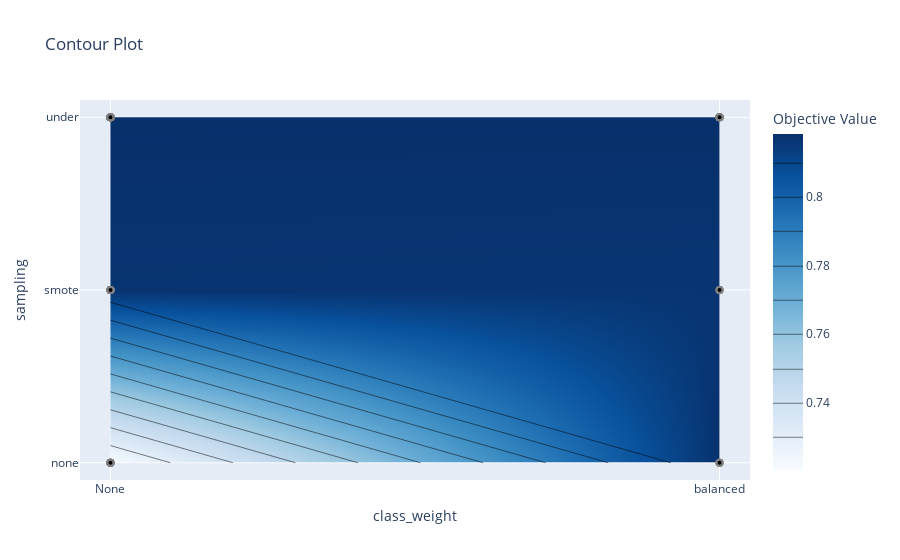

Source (notebook cell):
### Code cell
optuna.visualization.plot_contour(study, params=["class_weight", "sampling"])

### Figure 1 — Plotly figure (JSON) as saved in the notebook; plotly's stock layout.template omitted (floating-point values rounded to 4 significant figures)
{"data": [{"colorbar": {"title": {"text": "Objective Value"}}, "colorscale": [[0, "rgb(247,251,255)"], [0.125, "rgb(222,235,247)"], [0.25, "rgb(198,219,239)"], [0.375, "rgb(158,202,225)"], [0.5, "rgb(107,174,214)"], [0.625, "rgb(66,146,198)"], [0.75, "rgb(33,113,181)"], [0.875, "rgb(8,81,156)"], [1, "rgb(8,48,107)"]], "connectgaps": true, "contours": {"coloring": "heatmap"}, "hoverinfo": "none", "line": {"smoothing": 1.3}, "reversescale": false, "type": "contour", "x": ["None", "balanced"], "y": ["none", "smote", "under"], "z": [[0.7204, 0.8178], [0.8169, 0.8165], [0.8183, 0.8183]]}, {"marker": {"color": "black", "line": {"color": "Gray", "width": 2}}, "mode": "markers", "name": "Feasible Trial", "showlegend": false, "type": "scatter", "x": ["None", "None", "None", "balanced", "balanced", "None", "balanced", "balanced", "balanced", "balanced", "None", "None", "None", "balanced", "balanced", "None", "None", "None", "None", "None", "None", "None", "None", "None", "None", "None", "None", "None", "None", "None", "None", "None", "None", "None", "None", "None", "None", "None", "None", "balanced", "None", "None", "None", "None", "None", "balanced", "None", "None", "balanced", "None", "None", "None", "None", "None", "None", "None", "balanced", "None", "None", "None", "None", "None", "None", "None", "None", "None", "None", "None", "None", "None", "None", "None", "None", "None", "None", "None", "None", "balanced", "None", "None", "None", "None", "None", "None", "None", "None", "None", "None", "None", "balanced", "None", "None", "None", "None", "None", "None", "None", "None", "None", "None"], "y": ["smote", "none", "under", "smote", "under", "under", "smote", "smote", "under", "none", "under", "none", "none", "none", "under", "under", "under", "under", "under", "under", "under", "under", "under", "under", "under", "under", "under", "under", "smote", "under", "smote", "under", "under", "under", "under", "under", "under", "smote", "none", "under", "smote", "under", "under", "under", "under", "none", "under", "under", "under", "none", "under", "under", "under", "under", "under", "under", "under", "under", "under", "smote", "under", "under", "under", "under", "under", "under", "under", "none", "under", "under", "under", "under", "under", "under", "under", "under", "under", "under", "smote", "under", "under", "under", "under", "under", "under", "under", "under", "none", "under", "under", "under", "under", "under", "under", "under", "under", "smote", "under", "under", "under"]}, {"marker": {"color": "#cccccc", "line": {"color": "Gray", "width": 2}}, "mode": "markers", "name": "Infeasible Trial", "showlegend": false, "type": "scatter", "x": [], "y": []}], "layout": {"title": {"text": "Contour Plot"}, "xaxis": {"range": [-0.05, 1.05], "title": {"text": "class_weight"}, "type": "category"}, "yaxis": {"range": [-0.1, 2.1], "title": {"text": "sampling"}, "type": "category"}}}
